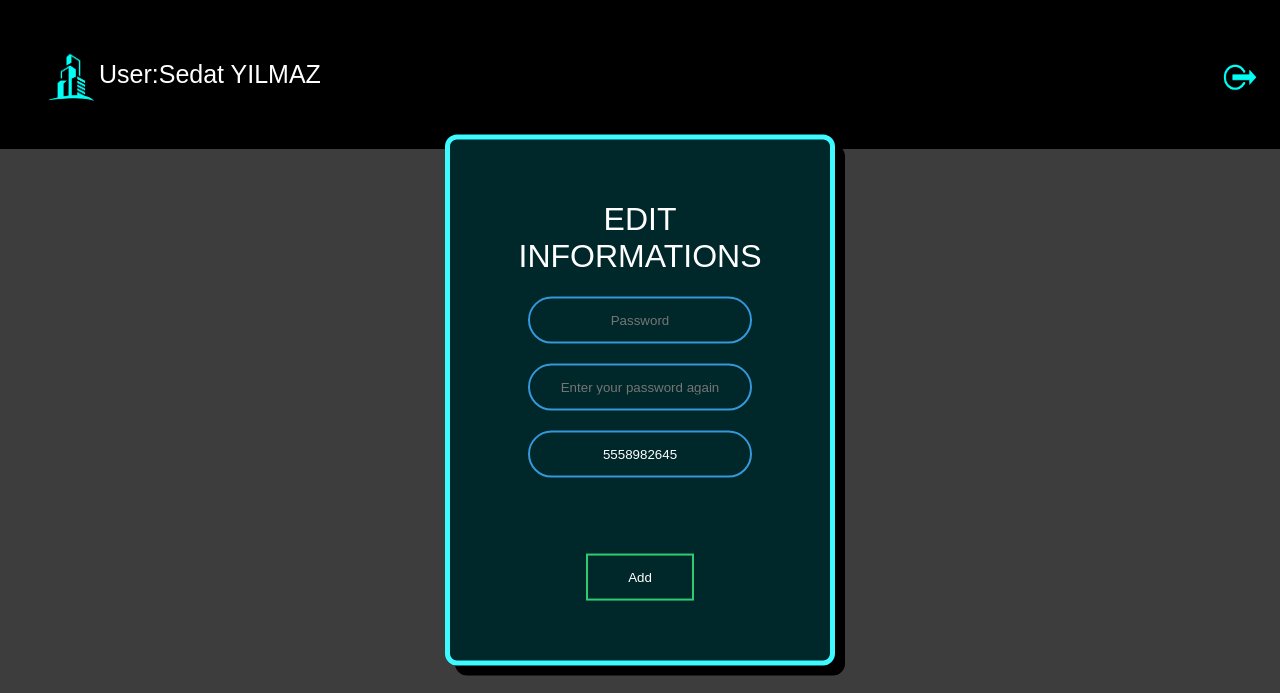
Page /options.php?userID=90 (signed in) on the earlier database version.
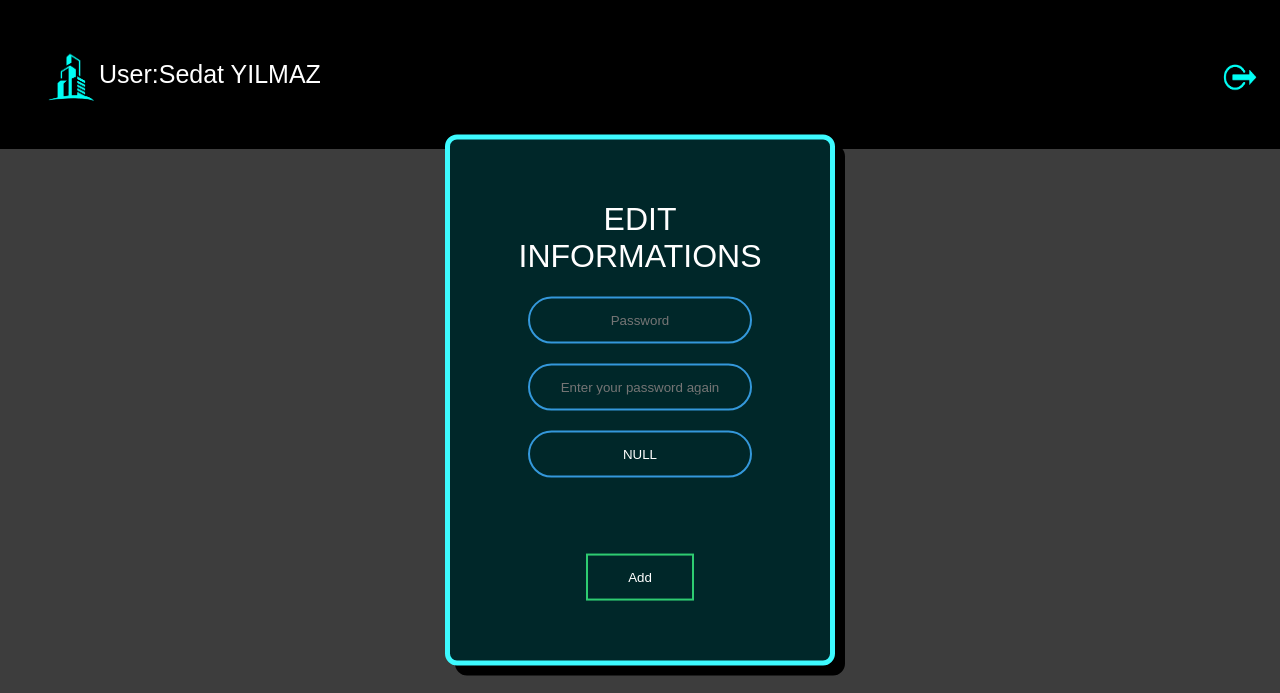
Same page on the later database version.
### tables this page shows
CREATE TABLE `users` (
  `userID` int(11) NOT NULL,
  `username` text NOT NULL,
  `password` text NOT NULL,
  `name` text NOT NULL,
  `surname` text NOT NULL,
  `aptNo` int(11) NOT NULL,
  `status` text NOT NULL,
  `mail` text NOT NULL,
  `rentDebt` float NOT NULL,
  `phoneNumber` text NOT NULL
);

### options.php (the view, shortened to what this page needs)
<?php
require_once 'dbconnection/dbconnect.php';
?>
<!DOCTYPE html>
<html lang="en">
<head>
	<link rel="stylesheet" href="./Css/options.css">
</head>
<body>
	<?php if ($_SESSION['type']=="admin") {
		$adminID=$_GET['adminID'];
		$adminSql="SELECT*FROM admins WHERE adminID='$adminID'";
		$adminQuery=mysqli_query($connect,$adminSql);
		$rowAdmin=mysqli_fetch_assoc($adminQuery);
		$oldNumber=$rowAdmin['phoneNumber'];
		?>
		<header> <p id="adminName">Admin:<?php echo ucfirst($rowAdmin['name']); ?></p>
			<a href="index.php" title="Homepage"> <img src="./Logos/logo.png" width="100px" height="100px"></a>
			<a href="./Login/adminLogout.php" title="Logout"><input id="logout" name='logout' type="image" src="./Logos/logout.png" width="40px" height="48px"></a>
		</header>
	<?php }
	else{
		$userID=$_GET['userID'];
		$userSql="SELECT*FROM users WHERE userID='$userID'";
		$userQuery=mysqli_query($connect,$userSql);
		$rowUser=mysqli_fetch_assoc($userQuery);
		$oldNumber=$rowUser['phoneNumber'];
		?>
		<header> <p id="userName">User:<?php echo ucfirst($rowUser['name'])." ".strtoupper($rowUser['surname']); ?></p>
			<a href="index.php" title="Homepage"> <img src="./Logos/logo.png" width="100px" height="100px"></a>
			<a href="./Login/userLogout.php" title="Logout"><input id="logout" name='logout' type="image" src="./Logos/logout.png" width="40px" height="48px"></a>
		</header>
	<?php } ?>
	<form class="editInformationsForm" method="post">
		<h1>Edit Informations</h1>
		<input type="password" id="password" name="password" placeholder="Password" pattern="(?=.*\d)(?=.*[a-z])(?=.*[A-Z]).{8,}" title="Must contain at least one number and one uppercase and lowercase letter, and at least 8 or more characters" required>
		<input type="password" id="password" name="password2" placeholder="Enter your password again" pattern="(?=.*\d)(?=.*[a-z])(?=.*[A-Z]).{8,}" title="Must contain at least one number and one uppercase and lowercase letter, and at least 8 or more characters" required>
		<input type="tel" id="phone" name="phone" placeholder="xxx-xxx-xxxx" value="<?php echo $oldNumber?>" pattern="[0-9]{3}[0-9]{3}[0-9]{4}" required><br><br>
		<input type="submit" name="submit" value="Add">
	</form>
</body>
</html>

Differences in the rows shown:
changed users "Sedat": phone "5558982645" → "NULL"
